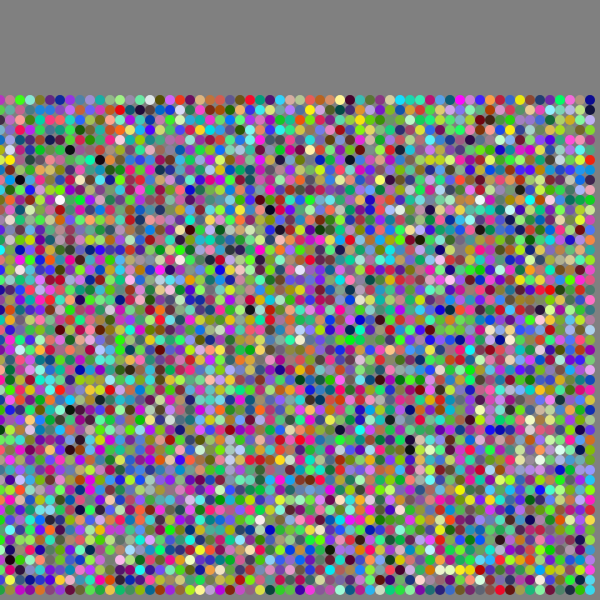
Frame 1 (no input)
Frame 60 (no input): identical to frame 1, image omitted
Frame 120 (the mouse pressed at the canvas centre since frame 60): identical to frame 1, image omitted

The p5.js sketch that drew this single still picture (run headless with seeded random() and noise() and a simulated clock; from frame 60 on, the mouse is pressed at the canvas centre):

// p5.js sketch
// ── sketch.js
// sketch.js

let colorCircles = [];

function setup() {
	createCanvas(600, 600);

    for (let i = 0; i < width / 10; i ++) {
        colorCircles.push([]);
        for (let j = 10; j < height / 10; j++) {
            colorCircles[i].push(new ColorCircle(i * 10, j * 10));
        }
    }
}

function draw() {
	background(128);
    noStroke();

    for (const row of colorCircles) {
        for (const colorCircle of row) {
            fill(colorCircle.colorValue);
            ellipse(colorCircle.x, colorCircle.y, colorCircle.width, colorCircle.height);
        }
    }
}

class ColorCircle {
    constructor(x, y) {
        this.x = x;
        this.y = y;
        this.width = 10;
        this.height = 10;
        this.colorValue = color(random(255), random(255), random(255))
    }
}
// ── Cloud.js

class Cloud {
    constructor(x, y, width, height, density = 20, puffXVariance = 10, puffYVariance = 10) {
        this.x = x; // x coordinate of the center base of the cloud
        this.y = y; // y coordinate of the center base of the cloud
        this.width = width; // the width at the base of the cloud in terms of puffs
        this.height = height; // the height to the top of the cloud in terms of puffs
        this.density = density; // the distance between puffs
        this.puffXVariance = puffXVariance // the X variation of the puffs around their center point
        this.puffYVariance = puffYVariance // the Y variation of the puffs around their center point

        // TODO: make this shape like a cloud
        this.puffs = [];
        for (let i = 0; i < this.width; i++) {
            let puffRow = [];
            for (let j = 0; j < this.height; j++) {
                puffRow.push(new Puff(
                    x + i * density + (Math.random() * density),
                    y + j * density + (Math.random() * density),
                ));
            }
            this.puffs.push(puffRow);
        }
    }

    drawSelf() {
        for (const row of this.puffs) {
            for (const puff of row) {
                puff.drawSelf();
            }
        }
    }
}
// ── Puff.js
class Puff {
    constructor(x, y, maxDiameter = 100, maxColor = 255) {
        this.x = x; // x coordinate of the puff
        this.y = y; // y coordinate of the puff
        this.maxDiameter = maxDiameter; // max diameter of the changing puff
        this.minDiameter = Math.floor(maxDiameter * (Math.random() * 0.4 + 0.5));
        this.diameterOscilator = makeOscilator(this.minDiameter, this.maxDiameter, Infinity, .25);
        this.maxColor = maxColor; // maximum gray value of the puff
        this.minColor =Math.floor(maxColor * (Math.random() * 0.5 + 0.5)); // minimum gray value of the puff
        this.colorOscilator = makeOscilator(this.minColor, this.maxColor);
    }

    drawSelf() {
        // stroke(10);
        noStroke();
        fill(this.colorOscilator.next().value);
        circle(this.x, this.y, this.diameterOscilator.next().value);
    }
}
// ── style.css
html,
body {
	margin: 0;
	padding: 0;
	background-color: #333;
}

canvas {
	display: block;
	margin: auto;
	border: 10px black solid;
	cursor: none;
}
// ── util.js

function* makeOscilator(start, max, maxTurns = Infinity, step = 1) {
    let iterationCount = 0;
    let turnCount = 0;

    let current = start;
    while (turnCount < maxTurns) {
        iterationCount++;

        if (current + step > max || current + step < start) {
            step = -step;
            turnCount++;
        }
        
        current += step;
        yield current;
    }

    return iterationCount;
}
